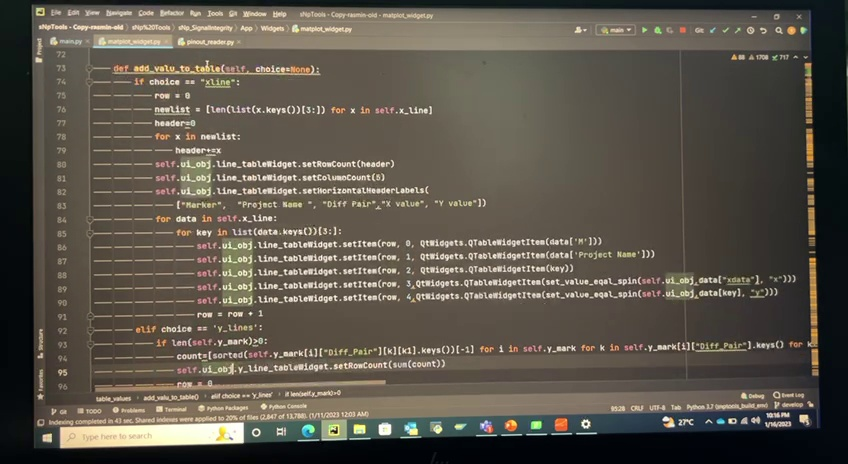
#> input picture img/frame10.jpg, 848 x 464 px, found by its file name; its folder holds 4 pictures in this run
$ python vid_to_img.py
#> lines starting #> are read from the running program, lines starting #| are printed output that depends on the picture
# [34 lines of commented-out code are left out]
import os
from PIL import Image
path='C:/akhil_purpose/mask_detection/img/'
path2='C:/akhil_purpose/mask_detection/imgss/'
for x in os.listdir("img"):
    print(x)

    if x.endswith(".jpg"):
        image = Image.open(path+x)
#> image is the input picture: PIL image 848x464 RGB; mean R, G, B 89.9, 83.9, 73.6
        new_image = image.resize((1248, 864))
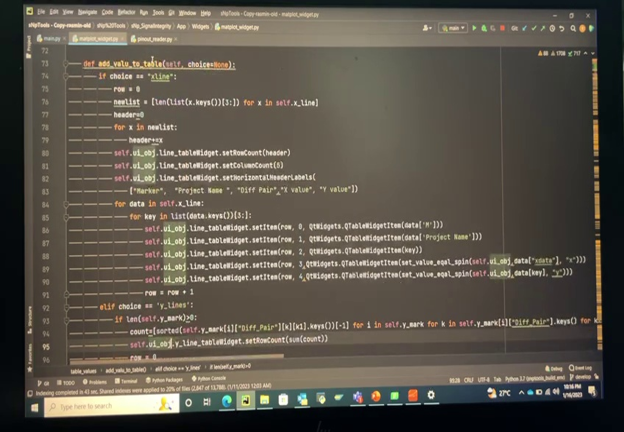
#> new_image: PIL image 1248x864 RGB (shown at 1/2 size); mean R, G, B 89.9, 83.9, 73.6
        new_image.save(path2+x)
#> pass 2 of the loop `for x in os.listdir("img"):`:
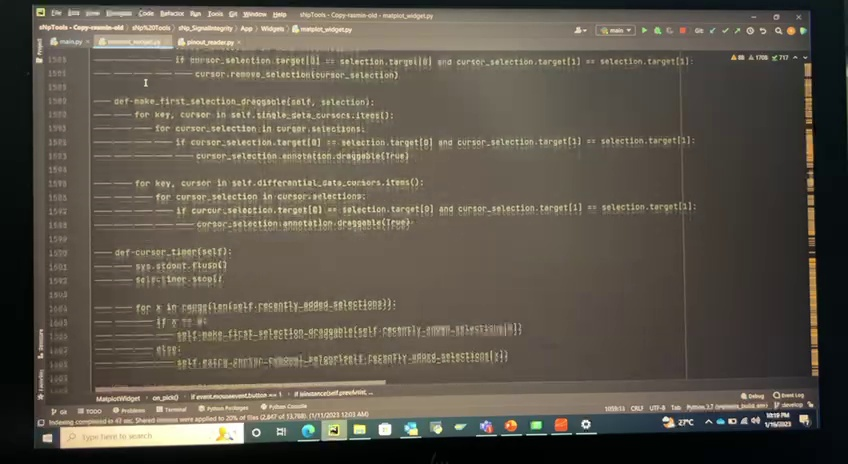
#> input picture img/frame105.jpg, 848 x 464 px, found by its file name
#> image is the input picture: PIL image 848x464 RGB; mean R, G, B 91.6, 85.1, 73.8
#> `new_image = image.resize((1248, 864))`:
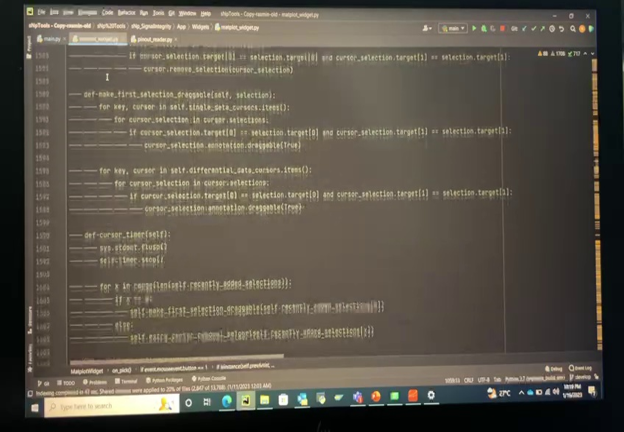
#> new_image: PIL image 1248x864 RGB (shown at 1/2 size); mean R, G, B 91.6, 85.1, 73.8
#> pass 3 of the loop `for x in os.listdir("img"):`:
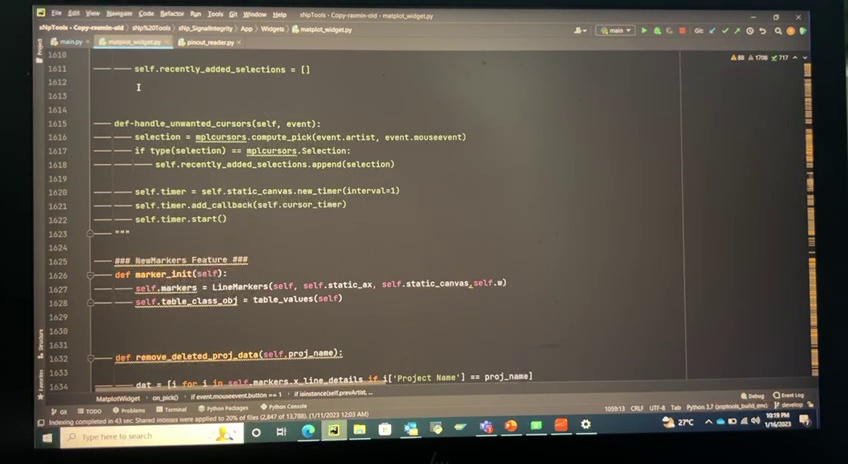
#> input picture img/frame106.jpg, 848 x 464 px, found by its file name
#> image is the input picture: PIL image 848x464 RGB; mean R, G, B 89.6, 83.1, 72.3
#> `new_image = image.resize((1248, 864))`:
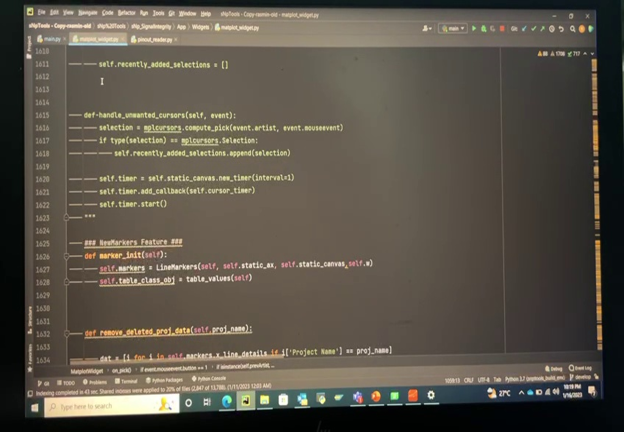
#> new_image: PIL image 1248x864 RGB (shown at 1/2 size); mean R, G, B 89.6, 83.1, 72.3
#> the loop made 4 passes; the first 3 are shown
